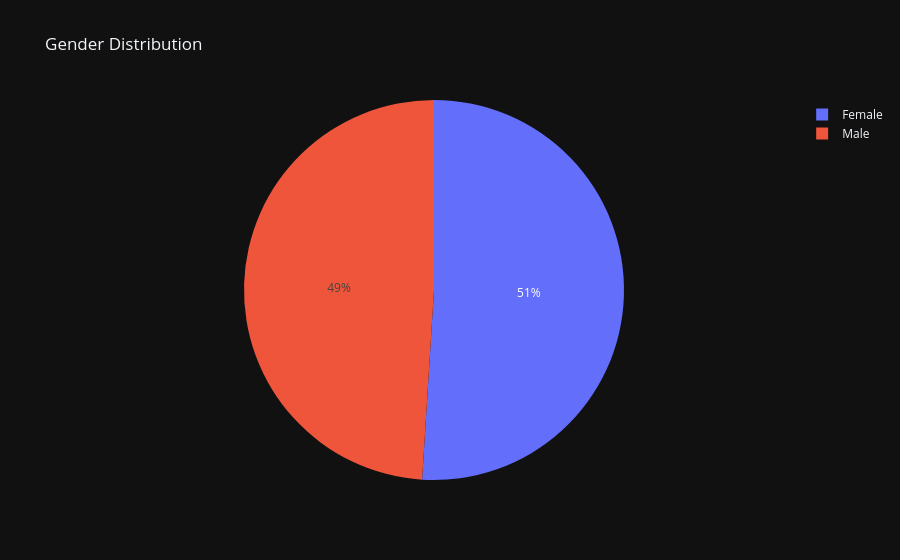

Notebook source saved alongside this figure:
### Markdown cell above
AGE GRAPHS

### Code cell
#Pie Chart
#Gender Distribution
df1 = df['Gender']
fig = px.pie(df1,
             names='Gender',
             title='Gender Distribution')
fig.show()

### Figure 1 — Plotly figure (JSON) as saved in the notebook; plotly's stock layout.template omitted (floating-point values rounded to 4 significant figures; data arrays with more than 128 entries replaced by an {"elided": "..."} marker saying what was removed)
{"data": [{"domain": {"x": [0, 1], "y": [0, 1]}, "hovertemplate": "Gender=%{label}<extra></extra>", "labels": {"elided": "1000 str values"}, "legendgroup": "", "name": "", "showlegend": true, "type": "pie"}], "layout": {"legend": {"tracegroupgap": 0}, "title": {"text": "Gender Distribution"}, "autosize": true}}
